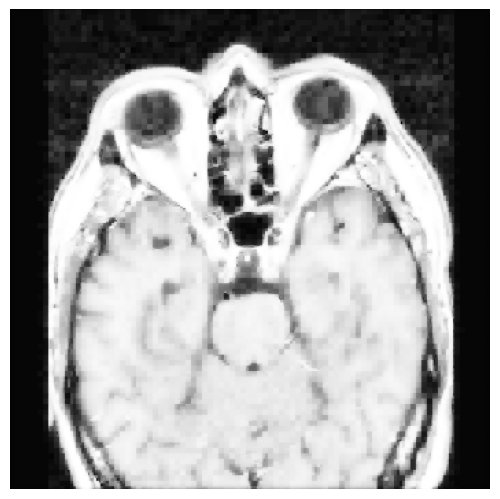
#> input picture analiseDados/dce-novo-no-tumor01.png, 500 x 499 px
$ python histograma.py
#> lines starting #> are read from the running program, lines starting #| are printed output that depends on the picture
import cv2
import matplotlib.pyplot as plt

def gerar_histograma(path_imagem):
    # Carrega em escala de cinza
#> called with path_imagem = 'dce-novo-no-tumor01.png'
    img = cv2.imread(path_imagem, cv2.IMREAD_GRAYSCALE)
#> img is the input picture: shape (499, 500); min 3, max 255, mean 159.2

    if img is None:
        raise ValueError("Erro: imagem não encontrada ou caminho inválido.")

    # Cria o histograma
    plt.figure(figsize=(6, 5))
    plt.hist(img.ravel(), bins=256, color='gray')
    plt.title("Histograma da Imagem")
    plt.xlabel("Intensidade (0-255)")
    plt.ylabel("Frequência")
    plt.show()
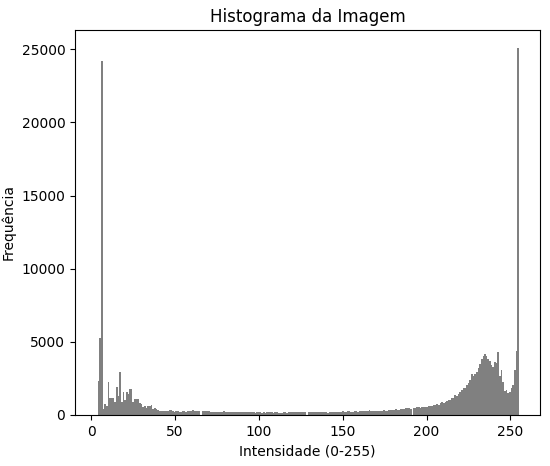
#> figure drawn by matplotlib, 1 panel; tallest bar 25057 high, from x = 254 to 255


# >>> coloque o caminho da sua imagem aqui <<<
caminho = "dce-novo-no-tumor01.png"

# Chama a função
gerar_histograma(caminho)
